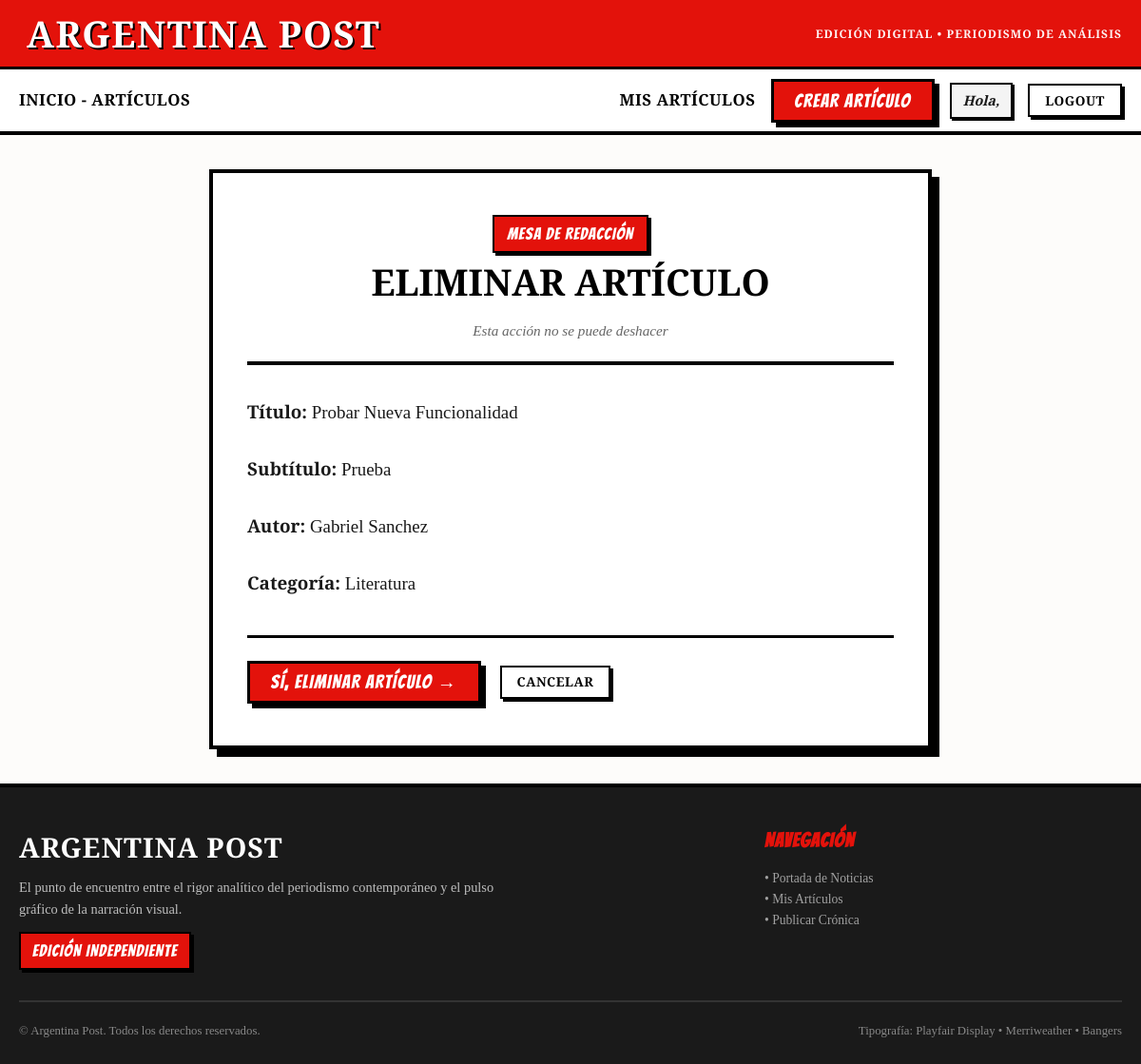
The app's page /articulos/eliminar/9/ (signed in) with its own data.
### articles/models.py (models this page shows, shortened)
class Articulos(models.Model):
    title = models.CharField(max_length=200)
    subtitle = models.CharField(max_length = 200, blank=True)
    content = models.TextField()
    opcional_content = models.TextField(blank=True,null=True)
    author = models.ForeignKey(User,on_delete=models.CASCADE)
    category = models.ForeignKey(Categoria,on_delete = models.CASCADE)
    crated_at =models.DateTimeField(auto_now_add=True)
    class Meta:
        verbose_name = "Articulo"
        verbose_name_plural = "Articulos"

class Categoria(models.Model):
    name = models.CharField(max_length=100)

### articles/views.py (the view)
# urls.py: path('eliminar/<int:pk>/', ArticleDeleteView.as_view(), name='eliminar'),
class ArticleDeleteView(LoginRequiredMixin, UserPassesTestMixin, DeleteView):
    model = Articulos
    template_name = 'articles/article_delete.html'
    success_url = reverse_lazy('articles:mis-articulos')
    def test_func(self):
        articulo = self.get_object()
        return self.request.user == articulo.author or self.request.user.is_staff

### articles/templates/articles/article_delete.html (shortened to what this page needs)
{% extends 'base.html' %}
{% load static %}
{% block extra_css %}
<link rel="stylesheet" href="{% static 'articles/css/style.css' %}">
{% endblock extra_css %}
{% block content %}
<div class="formulario-articulo-wrapper">
    <div class="formulario-articulo-header">
        <span class="formulario-articulo-badge">Mesa de Redacción</span>
        <h1>Eliminar Artículo</h1>
        <p style="color: #666; font-size: 0.95rem; font-style: italic;">Esta acción no se puede deshacer</p>
    </div>
    <div class="detalle-cuerpo" style="margin-bottom: 1.5rem;">
        <p><strong>Título:</strong> {{ object.title }}</p>
        {% if object.subtitle %}
        <p><strong>Subtítulo:</strong> {{ object.subtitle }}</p>
        {% endif %}
        {% if object.author %}
        <p><strong>Autor:</strong> {{ object.author.first_name }} {{ object.author.last_name }}</p>
        {% endif %}
        {% if object.category %}
        <p><strong>Categoría:</strong> {{ object.category.name }}</p>
        {% endif %}
    </div>
    <form method="post">
        <div class="form-acciones">
            <button type="submit" class="btn-comic">Sí, eliminar artículo &rarr;</button>
            <a href="{% url 'articles:detalle' object.pk %}" class="btn-sober">Cancelar</a>
        </div>
    </form>
</div>
{% endblock content %}

### core/static/core/css/style.css (style rules this page uses)
:root { --red-economist: #E3120B; --red-economist-dark: #B80E08; --black-comic: #000000; --white: #FFFFFF; --bg-paper: #FDFCFA; --bg-light: #F4F4F4; --gray-medium: #767676; --gray-dark: #1A1A1A; --comic-border: 3px solid #000000; --comic-border-thin: 2px solid #000000; --comic-border-thick: 4px solid #000000; --comic-shadow: 5px 5px 0px 0px #000000; --comic-shadow-sm: 3px 3px 0px 0px #000000; --comic-shadow-lg: 8px 8px 0px 0px #000000; --font-title: 'Playfair Display', Georgia, 'Times New Roman', serif; --font-body: 'Merriweather', Georgia, serif; --font-comic: 'Bangers', cursive, 'Impact', sans-serif; }
*, *::before, *::after { box-sizing: border-box; margin: 0; padding: 0; }
html { font-size: 16px; scroll-behavior: smooth; }
body { font-family: var(--font-body); background-color: var(--bg-paper); color: var(--black-comic); min-height: 100vh; display: flex; flex-direction: column; line-height: 1.6; -webkit-font-smoothing: antialiased; }
a { color: inherit; text-decoration: none; transition: color 0.15s ease; }
.btn-comic { display: inline-flex; align-items: center; justify-content: center; background-color: var(--red-economist); color: var(--white) !important; font-family: var(--font-comic); font-size: 1.25rem; letter-spacing: 1.2px; text-transform: uppercase; padding: 0.55rem 1.35rem; border: var(--comic-border); box-shadow: var(--comic-shadow); text-decoration: none; cursor: pointer; line-height: 1.1; transition: transform 0.12s ease, box-shadow 0.12s ease, background-color 0.12s ease; user-select: none; }
.btn-sober { display: inline-flex; align-items: center; justify-content: center; background-color: var(--white); color: var(--black-comic) !important; font-family: var(--font-body); font-size: 0.85rem; font-weight: 700; text-transform: uppercase; letter-spacing: 0.5px; padding: 0.45rem 1rem; border: var(--comic-border-thin); box-shadow: var(--comic-shadow-sm); cursor: pointer; transition: all 0.15s ease; line-height: 1.2; }

### articles/static/articles/css/style.css (style rules this page uses)
.detalle-cuerpo { font-family: var(--font-body); font-size: 1.18rem; line-height: 1.9; color: #1A1A1A; margin-bottom: 2.5rem; }
.detalle-cuerpo p { margin-bottom: 1.5rem; white-space: pre-line; }
.formulario-articulo-wrapper { max-width: 760px; margin: 0 auto; background-color: var(--white); border: var(--comic-border-thick); box-shadow: var(--comic-shadow-lg); padding: 2.75rem 2.25rem; }
.formulario-articulo-header { border-bottom: var(--comic-border-thick); padding-bottom: 1.25rem; margin-bottom: 2rem; text-align: center; }
.formulario-articulo-header h1 { font-family: var(--font-title); font-size: 2.4rem; font-weight: 900; text-transform: uppercase; color: var(--black-comic); margin-bottom: 0.5rem; }
.formulario-articulo-badge { display: inline-block; background-color: var(--red-economist); color: var(--white); font-family: var(--font-comic); font-size: 1.1rem; letter-spacing: 1px; padding: 0.25rem 0.85rem; border: var(--comic-border-thin); box-shadow: var(--comic-shadow-sm); text-transform: uppercase; }
.form-acciones { display: flex; align-items: center; gap: 1.25rem; margin-top: 2.25rem; padding-top: 1.5rem; border-top: var(--comic-border); flex-wrap: wrap; }

### records on screen
Articulos: title "Probar Nueva Funcionalidad", subtitle "Prueba", author.first_name "Gabriel", author.last_name "Sanchez", category.name "Literatura"
